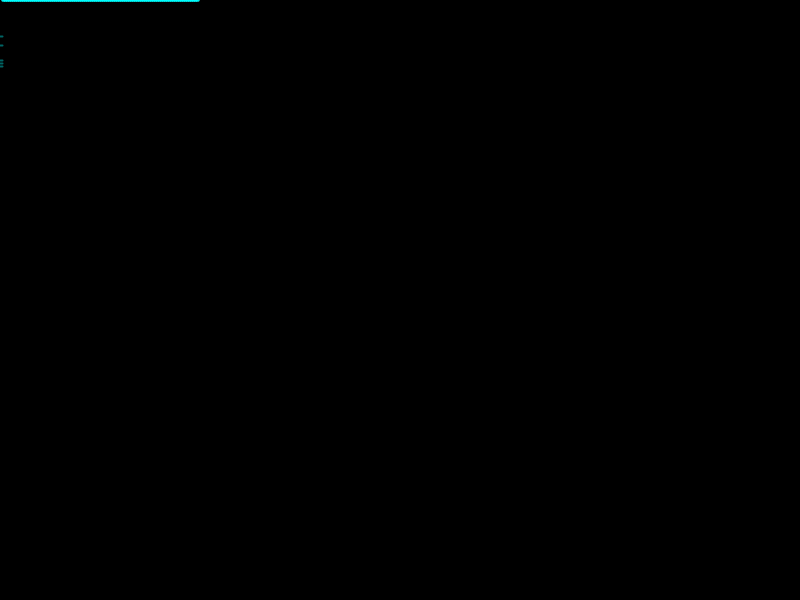
Frame 1 (no input)
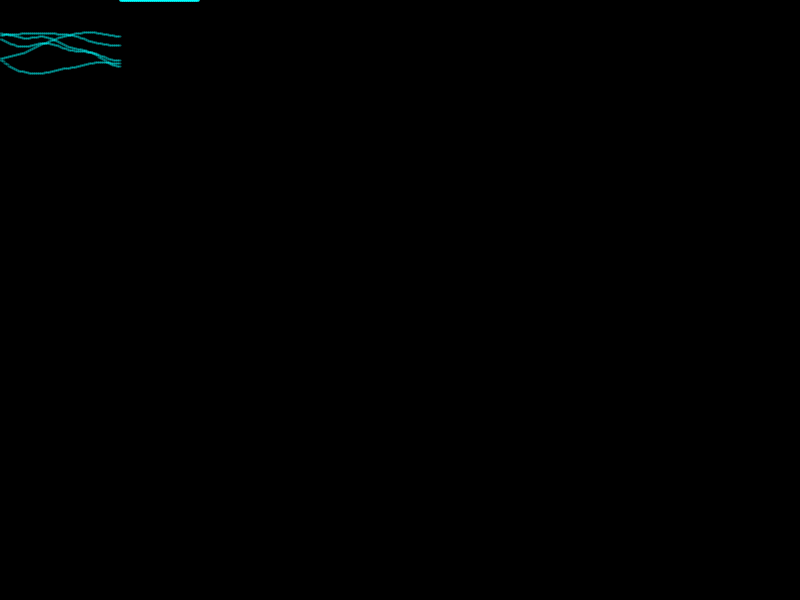
Frame 60 (the mouse pressed at the canvas centre just before this capture)
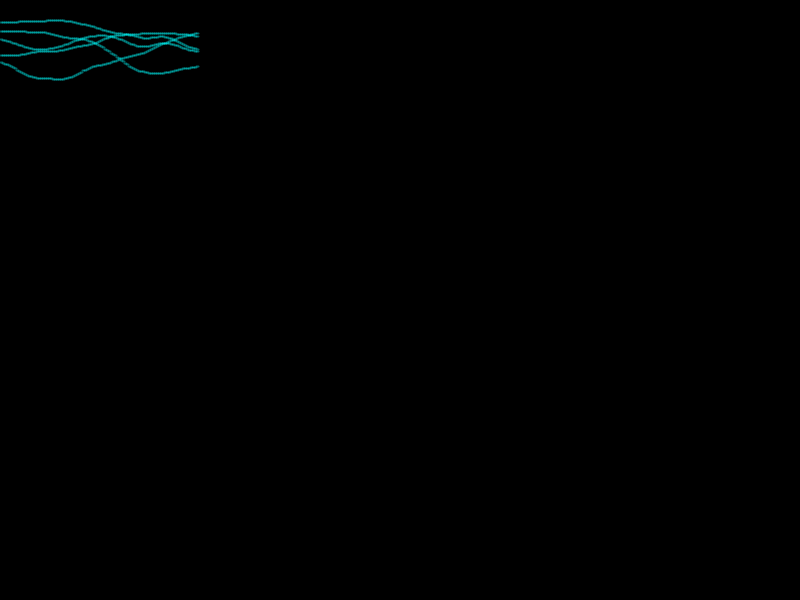
Frame 120 (the mouse held since frame 60 and released just before this capture)

The Processing sketch that drew these frames (run headless with seeded random() and noise(); from frame 60 on, the mouse is pressed at the canvas centre):

// Processing sketch: lol_effect
// ── lol_effect.pde
float Ys[][] = new float[5][100];

float frame = 0;



void setup()
{
  size(800,600);
  fill(255);
  stroke(0,255,255,100);
  strokeWeight(2);
  background(0);
  for(int i = 0 ; i < 5; i ++)
  {
    Ys[i][0] = noise(frame, (float)i) * 100;
  }
}

void draw()
{
  background(0);
  frame += 0.01;
  
  for(int i = 0; i < 5; i ++)
  {
    for(int j = 99; j > 0; j --)
    {
      Ys[i][j] = Ys[i][j - 1];
      line(j * 2, Ys[i][j],(j - 1) * 2, Ys[i][j-1]);
    }
    Ys[i][0] = noise(frame, (float)i) * 100;
  }
}
